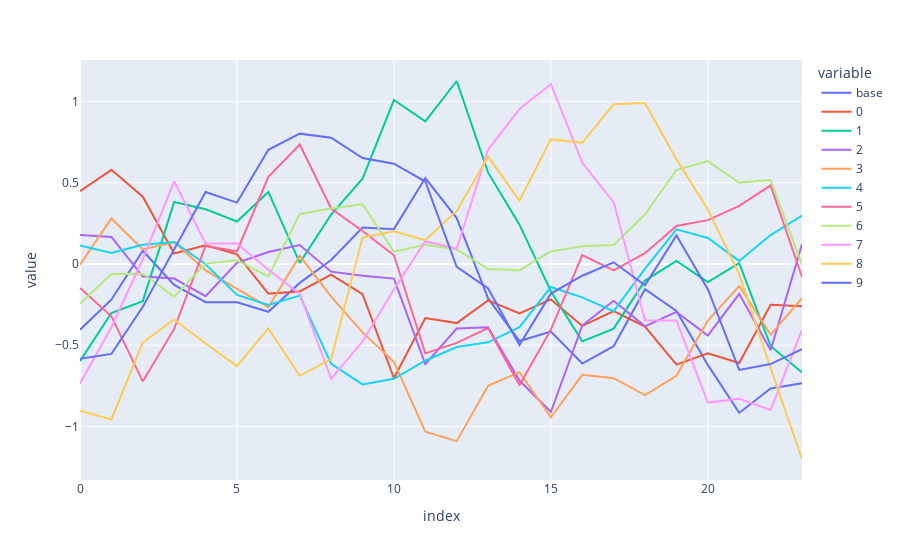

The notebook cell saved with this chart:
### Code cell
daily_effects = gen_effects(n_periods=24, num_objs=num_objs, window=5)

px.line(daily_effects)

### Figure 1 — Plotly figure (JSON) as saved in the notebook; plotly's stock layout.template omitted (floating-point values rounded to 4 significant figures)
{"data": [{"hovertemplate": "variable=base<br>index=%{x}<br>value=%{y}<extra></extra>", "legendgroup": "base", "line": {"color": "#636efa", "dash": "solid"}, "marker": {"symbol": "circle"}, "mode": "lines", "name": "base", "orientation": "v", "showlegend": true, "type": "scatter", "x": [0, 1, 2, 3, 4, 5, 6, 7, 8, 9, 10, 11, 12, 13, 14, 15, 16, 17, 18, 19, 20, 21, 22, 23], "xaxis": "x", "y": [-0.4048, -0.2201, 0.08159, -0.1293, -0.2357, -0.2363, -0.2945, -0.1164, 0.02409, 0.224, 0.2146, 0.5291, 0.2827, -0.212, -0.4746, -0.4165, -0.6133, -0.5062, -0.1557, -0.2892, -0.6216, -0.9172, -0.7672, -0.7344], "yaxis": "y"}, {"hovertemplate": "variable=0<br>index=%{x}<br>value=%{y}<extra></extra>", "legendgroup": "0", "line": {"color": "#EF553B", "dash": "solid"}, "marker": {"symbol": "circle"}, "mode": "lines", "name": "0", "orientation": "v", "showlegend": true, "type": "scatter", "x": [0, 1, 2, 3, 4, 5, 6, 7, 8, 9, 10, 11, 12, 13, 14, 15, 16, 17, 18, 19, 20, 21, 22, 23], "xaxis": "x", "y": [0.4489, 0.5799, 0.4142, 0.06447, 0.1152, 0.05894, -0.1825, -0.1692, -0.06503, -0.1856, -0.7034, -0.3332, -0.3641, -0.224, -0.3046, -0.2181, -0.3813, -0.2895, -0.3854, -0.6196, -0.5507, -0.6098, -0.2509, -0.2611], "yaxis": "y"}, {"hovertemplate": "variable=1<br>index=%{x}<br>value=%{y}<extra></extra>", "legendgroup": "1", "line": {"color": "#00cc96", "dash": "solid"}, "marker": {"symbol": "circle"}, "mode": "lines", "name": "1", "orientation": "v", "showlegend": true, "type": "scatter", "x": [0, 1, 2, 3, 4, 5, 6, 7, 8, 9, 10, 11, 12, 13, 14, 15, 16, 17, 18, 19, 20, 21, 22, 23], "xaxis": "x", "y": [-0.5982, -0.3019, -0.2287, 0.3819, 0.3375, 0.2613, 0.4435, 0.006583, 0.3043, 0.5249, 1.01, 0.8782, 1.127, 0.5622, 0.2424, -0.1682, -0.4763, -0.3981, -0.1024, 0.01847, -0.1119, 0.004913, -0.5045, -0.6686], "yaxis": "y"}, {"hovertemplate": "variable=2<br>index=%{x}<br>value=%{y}<extra></extra>", "legendgroup": "2", "line": {"color": "#ab63fa", "dash": "solid"}, "marker": {"symbol": "circle"}, "mode": "lines", "name": "2", "orientation": "v", "showlegend": true, "type": "scatter", "x": [0, 1, 2, 3, 4, 5, 6, 7, 8, 9, 10, 11, 12, 13, 14, 15, 16, 17, 18, 19, 20, 21, 22, 23], "xaxis": "x", "y": [0.1778, 0.1669, -0.07773, -0.08989, -0.1986, 0.006643, 0.07408, 0.1163, -0.04719, -0.07225, -0.08984, -0.6165, -0.3975, -0.3901, -0.7177, -0.9116, -0.3788, -0.2259, -0.3838, -0.2954, -0.4403, -0.1838, -0.532, 0.121], "yaxis": "y"}, {"hovertemplate": "variable=3<br>index=%{x}<br>value=%{y}<extra></extra>", "legendgroup": "3", "line": {"color": "#FFA15A", "dash": "solid"}, "marker": {"symbol": "circle"}, "mode": "lines", "name": "3", "orientation": "v", "showlegend": true, "type": "scatter", "x": [0, 1, 2, 3, 4, 5, 6, 7, 8, 9, 10, 11, 12, 13, 14, 15, 16, 17, 18, 19, 20, 21, 22, 23], "xaxis": "x", "y": [-0.004108, 0.2806, 0.08933, 0.1357, -0.03936, -0.1545, -0.266, 0.05, -0.2011, -0.4214, -0.6024, -1.032, -1.091, -0.75, -0.6664, -0.9439, -0.6829, -0.7036, -0.8069, -0.6882, -0.3481, -0.1357, -0.4349, -0.211], "yaxis": "y"}, {"hovertemplate": "variable=4<br>index=%{x}<br>value=%{y}<extra></extra>", "legendgroup": "4", "line": {"color": "#19d3f3", "dash": "solid"}, "marker": {"symbol": "circle"}, "mode": "lines", "name": "4", "orientation": "v", "showlegend": true, "type": "scatter", "x": [0, 1, 2, 3, 4, 5, 6, 7, 8, 9, 10, 11, 12, 13, 14, 15, 16, 17, 18, 19, 20, 21, 22, 23], "xaxis": "x", "y": [0.1137, 0.06802, 0.118, 0.1357, -0.001957, -0.1902, -0.2521, -0.1947, -0.6156, -0.7416, -0.7072, -0.5957, -0.5114, -0.4824, -0.389, -0.1419, -0.2054, -0.2904, -0.02862, 0.2135, 0.1598, 0.01881, 0.1782, 0.2977], "yaxis": "y"}, {"hovertemplate": "variable=5<br>index=%{x}<br>value=%{y}<extra></extra>", "legendgroup": "5", "line": {"color": "#FF6692", "dash": "solid"}, "marker": {"symbol": "circle"}, "mode": "lines", "name": "5", "orientation": "v", "showlegend": true, "type": "scatter", "x": [0, 1, 2, 3, 4, 5, 6, 7, 8, 9, 10, 11, 12, 13, 14, 15, 16, 17, 18, 19, 20, 21, 22, 23], "xaxis": "x", "y": [-0.1478, -0.3218, -0.7227, -0.3999, 0.1114, 0.07831, 0.5373, 0.7355, 0.3418, 0.2028, 0.05374, -0.5504, -0.486, -0.3941, -0.7463, -0.4043, 0.05512, -0.03986, 0.06657, 0.2337, 0.2702, 0.3579, 0.4842, -0.08006], "yaxis": "y"}, {"hovertemplate": "variable=6<br>index=%{x}<br>value=%{y}<extra></extra>", "legendgroup": "6", "line": {"color": "#B6E880", "dash": "solid"}, "marker": {"symbol": "circle"}, "mode": "lines", "name": "6", "orientation": "v", "showlegend": true, "type": "scatter", "x": [0, 1, 2, 3, 4, 5, 6, 7, 8, 9, 10, 11, 12, 13, 14, 15, 16, 17, 18, 19, 20, 21, 22, 23], "xaxis": "x", "y": [-0.2435, -0.06192, -0.0598, -0.2016, 0.00233, 0.0225, -0.07694, 0.3085, 0.3411, 0.3681, 0.07585, 0.1188, 0.08906, -0.03157, -0.03938, 0.07717, 0.1096, 0.1174, 0.3064, 0.5788, 0.6335, 0.5011, 0.5167, -0.003358], "yaxis": "y"}, {"hovertemplate": "variable=7<br>index=%{x}<br>value=%{y}<extra></extra>", "legendgroup": "7", "line": {"color": "#FF97FF", "dash": "solid"}, "marker": {"symbol": "circle"}, "mode": "lines", "name": "7", "orientation": "v", "showlegend": true, "type": "scatter", "x": [0, 1, 2, 3, 4, 5, 6, 7, 8, 9, 10, 11, 12, 13, 14, 15, 16, 17, 18, 19, 20, 21, 22, 23], "xaxis": "x", "y": [-0.7354, -0.3899, 0.02917, 0.5082, 0.126, 0.1268, -0.03507, -0.1844, -0.7068, -0.4776, -0.1573, 0.1403, 0.09357, 0.7048, 0.9541, 1.108, 0.623, 0.3803, -0.3469, -0.3483, -0.8537, -0.8306, -0.8988, -0.4056], "yaxis": "y"}, {"hovertemplate": "variable=8<br>index=%{x}<br>value=%{y}<extra></extra>", "legendgroup": "8", "line": {"color": "#FECB52", "dash": "solid"}, "marker": {"symbol": "circle"}, "mode": "lines", "name": "8", "orientation": "v", "showlegend": true, "type": "scatter", "x": [0, 1, 2, 3, 4, 5, 6, 7, 8, 9, 10, 11, 12, 13, 14, 15, 16, 17, 18, 19, 20, 21, 22, 23], "xaxis": "x", "y": [-0.9041, -0.9576, -0.4838, -0.3414, -0.4894, -0.6288, -0.3967, -0.6885, -0.5854, 0.1629, 0.2016, 0.1462, 0.3264, 0.6609, 0.3911, 0.7672, 0.7462, 0.9831, 0.9914, 0.6433, 0.3361, -0.06393, -0.641, -1.201], "yaxis": "y"}, {"hovertemplate": "variable=9<br>index=%{x}<br>value=%{y}<extra></extra>", "legendgroup": "9", "line": {"color": "#636efa", "dash": "solid"}, "marker": {"symbol": "circle"}, "mode": "lines", "name": "9", "orientation": "v", "showlegend": true, "type": "scatter", "x": [0, 1, 2, 3, 4, 5, 6, 7, 8, 9, 10, 11, 12, 13, 14, 15, 16, 17, 18, 19, 20, 21, 22, 23], "xaxis": "x", "y": [-0.583, -0.5538, -0.2637, 0.08658, 0.4428, 0.3781, 0.7035, 0.8027, 0.7772, 0.6524, 0.6174, 0.5078, -0.01707, -0.1511, -0.4992, -0.1825, -0.07225, 0.01036, -0.1308, 0.1753, -0.1551, -0.6521, -0.6162, -0.5246], "yaxis": "y"}], "layout": {"legend": {"title": {"text": "variable"}, "tracegroupgap": 0}, "margin": {"t": 60}, "xaxis": {"anchor": "y", "domain": [0, 1], "title": {"text": "index"}}, "yaxis": {"anchor": "x", "domain": [0, 1], "title": {"text": "value"}}}}
